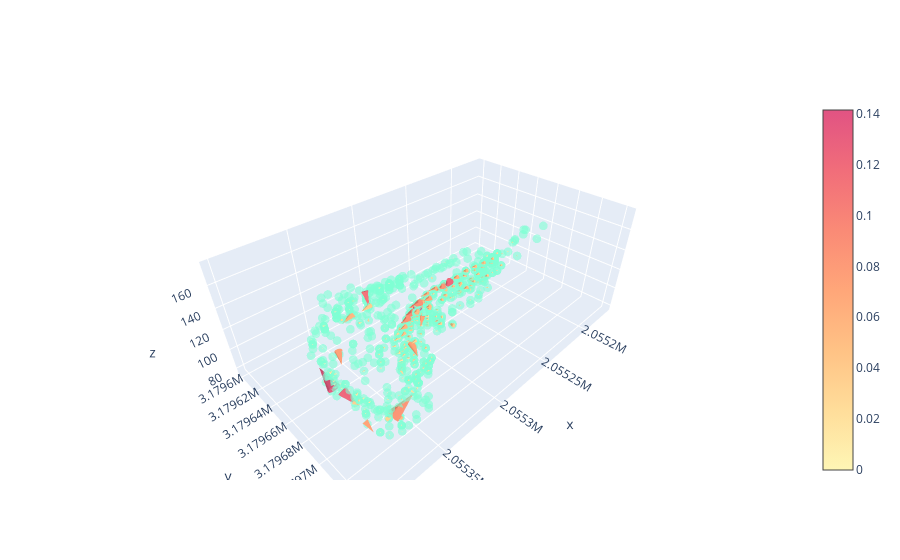

The cell this chart's notebook holds for it:
### Code cell
fig.add_trace(go.Cone(
    x=df2.x.tolist(),
    y=df2.y.tolist(),
    z=df2.z.tolist(),
    u=df2.u.tolist(),
    v=df2.v.tolist(),
    w=df2.w.tolist(),
    colorscale='pinkyl',
    sizemode="absolute",
    text=df2.cible,
    sizeref=350,
    )
)

### Figure 1 — Plotly figure (JSON) as saved in the notebook; plotly's stock layout.template omitted (floating-point values rounded to 4 significant figures; data arrays with more than 128 entries replaced by an {"elided": "..."} marker saying what was removed)
{"data": [{"customdata": {"elided": "661x2 str values"}, "marker": {"color": "#7FFFD4", "opacity": 0.6, "size": 3}, "mode": "markers", "type": "scatter3d", "x": {"elided": "661 float values"}, "y": {"elided": "661 float values"}, "z": {"elided": "661 float values"}}, {"colorscale": [[0, "rgb(254, 246, 181)"], [0.1667, "rgb(255, 221, 154)"], [0.3333, "rgb(255, 194, 133)"], [0.5, "rgb(255, 166, 121)"], [0.6667, "rgb(250, 138, 118)"], [0.8333, "rgb(241, 109, 122)"], [1, "rgb(225, 83, 131)"]], "sizemode": "absolute", "sizeref": 350, "text": {"elided": "656 str values"}, "type": "cone", "u": {"elided": "656 float values"}, "v": {"elided": "656 float values"}, "w": {"elided": "656 float values"}, "x": {"elided": "656 float values"}, "y": {"elided": "656 float values"}, "z": {"elided": "656 float values"}}], "layout": {}}
